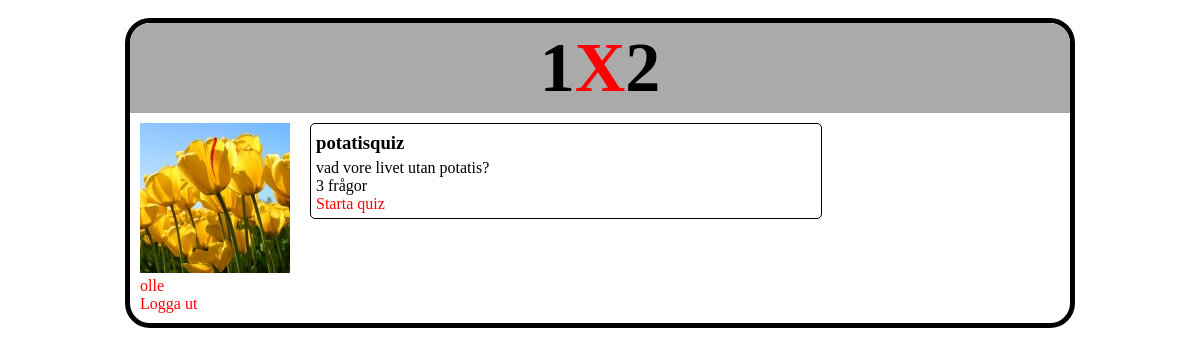
The app's page /quiz.php?quizID=13 (signed in) with its own data.
### tables this page shows
CREATE TABLE IF NOT EXISTS `image` (
  `imageID` int(11) NOT NULL AUTO_INCREMENT,
  `imageSource` varchar(50) NOT NULL,
  `thumbSource` varchar(50) NOT NULL,
  `userID` int(11) NOT NULL,
  PRIMARY KEY (`imageID`),
  KEY `userID` (`userID`)
);

CREATE TABLE IF NOT EXISTS `quiz` (
  `quizID` int(11) NOT NULL AUTO_INCREMENT,
  `quizName` varchar(20) NOT NULL,
  `created` datetime NOT NULL,
  `userID` int(11) NOT NULL,
  `description` varchar(100) NOT NULL,
  PRIMARY KEY (`quizID`),
  KEY `userID` (`userID`)
);

### quiz.php (the view, shortened to what this page needs)
<?php
require_once("functions.php");
$dbConn = mysqli_connect($host, $user, $password, $db);
?>
<!doctype html>
<html>
<head>
<link href="style.css" rel="stylesheet" type="text/css">
</head>
<body>
<div id="wrap">
	<div id="header">
		<h1>1<a href="index.php">X</a>2</h1>
	</div>
	<div id="profcolumn">
<?php
if(isset($_SESSION['userName']))
		{
			$userID = $_SESSION['userID'];
			$userName = $_SESSION['userName'];
			$getImagesql = "SELECT userID, thumbSource FROM image
			WHERE userID = $userID";
			$res = mysqli_query($dbConn, $getImagesql);
			$row = mysqli_fetch_assoc($res);
			if($row['thumbSource'] != NULL)
			{
				$thumb = $row['thumbSource'];
				echo "<img src='".$thumb."'><br>";
			}
			else
			{
				echo "<img src='images/default.png'>";
			}
			echo "<a href='profile.php?userID=".$userID."&order=default'>".$userName."</a><br>";
		}
?>
	</div>
	<div id="content">
		<div class="box">
<?php
if(isset($_SESSION['userID']))
{
	if(!isset($_GET['question']))
	{
				$quizID = $_GET['quizID'];
				$start = date('dmyHis');
				$numQuestion = questionCount($quizID);
				$getQuizsql = "SELECT * FROM quiz
				WHERE quizID = $quizID";
				$res = mysqli_query($dbConn, $getQuizsql);
				if($row = mysqli_fetch_assoc($res))
					{
					echo "<h3>".$row['quizName']."</h3>";
					echo $row['description']."<br>";
					if ($numQuestion == 1)
					{
						echo $numQuestion." fråga<br>";
					}
					else{echo $numQuestion." frågor<br>";}
				echo "<a href='quiz.php?question=0&start=".$start."&quizID=".$quizID."'>Starta quiz</a>";
				}
	}
}
else
{
	echo "Du är inte inloggad. Logga in till vänster.";
}
?>
		</div>
		</div>
	</div>
</body>
</html>
<?php
function questionCount($currentQuiz)
{
	global $dbConn;
	$sql = "SELECT COUNT(questionID) AS Antal
	FROM question
	WHERE quizID = $currentQuiz";
	$res = mysqli_query($dbConn, $sql);
	$row = mysqli_fetch_assoc($res);
	return $row['Antal'];
}
?>

### style.css (style rules this page uses)
body { font-family: verdana; padding: 10px; }
#wrap { width: 940px; margin: auto; border: 5px black solid; border-radius: 25px; padding: 0; overflow: auto; }
.box { border: 1px black solid; border-radius: 5px; margin: 5px 0; padding: 5px; width: 500px; }
h1 { margin: 0; font-size: 70px; }
#header { background-color: #aaa; text-align: center; height: 90px; line-height: 90px; border-top-left-radius: 20px; border-top-right-radius: 20px; }
#profcolumn { float: left; width: 160px; height: auto; padding: 10px; overflow: auto; }
#content { float: left; padding: 5px 0; margin: 0; }
h3 { margin-top: 3px; margin-bottom: 5px; margin-left: 0; margin-right: 0; }
a { color: red; text-decoration: none; }

### quiz.php (style rules this page uses)
body { font-family: verdana; }

### records on screen
image: thumbSource (picture)
quiz: quizName "potatisquiz", description "vad vore livet utan potatis?"

### other values on screen
$userName "olle"
$numQuestion "3"
